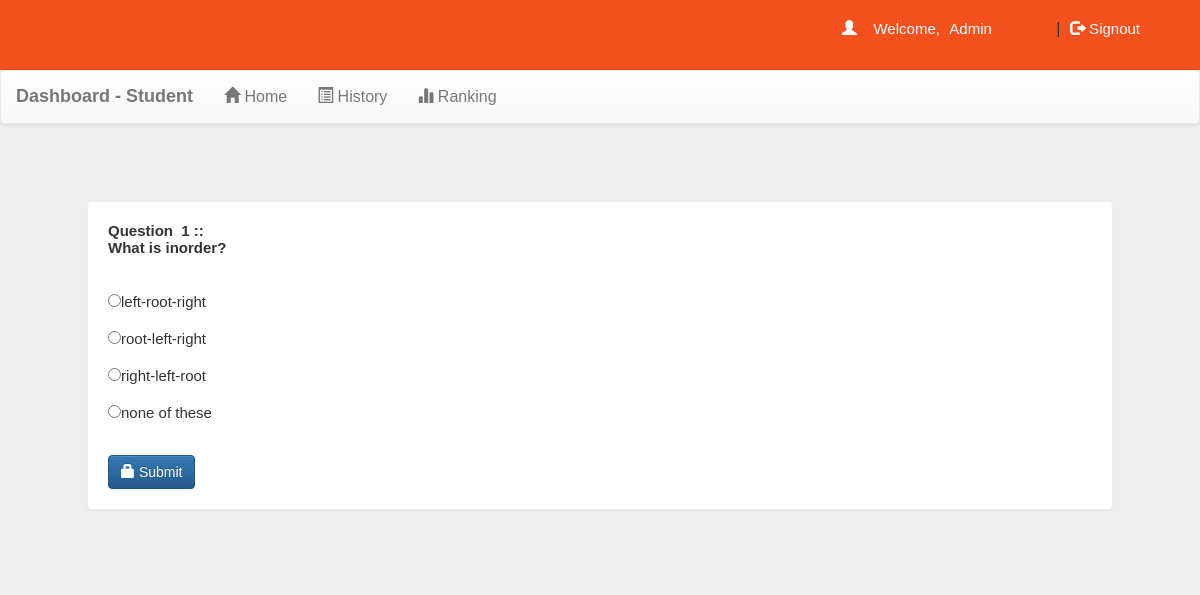
/account.php?q=quiz&step=2&eid=5bd1a1a3c5e5b&n=1&t=2&course=BTECH (signed in), run on the app's committed database.
### tables this page shows
CREATE TABLE `questions` (
    `eid` text NOT NULL,
    `qid` text NOT NULL,
    `qns` text NOT NULL,
    `choice` int(10) NOT NULL,
    `sn` int(11) NOT NULL
  );

CREATE TABLE `options` (
    `qid` varchar(50) NOT NULL,
    `option` varchar(5000) NOT NULL,
    `optionid` text NOT NULL
  );

### account.php (the view, shortened to what this page needs)
<!DOCTYPE html PUBLIC "-//W3C//DTD XHTML 1.0 Transitional//EN" "http://www.w3.org/TR/xhtml1/DTD/xhtml1-transitional.dtd">
<html xmlns="http://www.w3.org/1999/xhtml">
<head>
<link  rel="stylesheet" href="css/bootstrap.min.css"/>
 <link  rel="stylesheet" href="css/bootstrap-theme.min.css"/>
 <link rel="stylesheet" href="css/main.css">
 <link  rel="stylesheet" href="css/font.css">
</head>
<body>
<div class="header">
<div class="row" style="background-color:#f4511e;">
<div class="col-md-4 col-md-offset-2">
 <?php
 include_once 'dbConnection.php';
  if(!(isset($_SESSION['email']))){
header("location:index.php");
}
else
{
$name = $_SESSION['name'];
echo '<span class="pull-right top title1" ><span class="log1"><span class="glyphicon glyphicon-user" aria-hidden="true"></span>&nbsp;&nbsp;&nbsp;&nbsp;Welcome,</span> <a href="account.php?q=1" class="log log1">'.$name.'</a>&nbsp;|&nbsp;<a href="logout.php?q=account.php" class="log"><span class="glyphicon glyphicon-log-out" aria-hidden="true"></span>&nbsp;Signout</button></a></span>';
}?>
</div>
</div></div>
<div class="bg">
<nav class="navbar navbar-default title1">
  <div class="container-fluid">
    <div class="navbar-header">
      <a class="navbar-brand" href="account.php?q=1"><b>Dashboard - Student</b></a>
    </div>
    <div class="collapse navbar-collapse" id="bs-example-navbar-collapse-1">
      <ul class="nav navbar-nav navbar left">
        <li <?php if(@$_GET['q']==1) echo'class="active"'; ?> ><a href="course.php?q=1"><span class="glyphicon glyphicon-home" aria-hidden="true"></span>&nbsp;Home<span class="sr-only">(current)</span></a></li>
        <li <?php if(@$_GET['q']==2) echo'class="active"'; ?>><a href="account.php?q=2"><span class="glyphicon glyphicon-list-alt" aria-hidden="true"></span>&nbsp;History</a></li>
    <li <?php if(@$_GET['q']==3) echo'class="active"'; ?>><a href="account.php?q=3"><span class="glyphicon glyphicon-stats" aria-hidden="true"></span>&nbsp;Ranking</a></li>
  </ul>
      </div>
  </div>
</nav>
<div class="container">
<div class="row">
<div class="col-md-12">
<?php
if(@$_GET['q']== 'quiz' && @$_GET['step']== 2) {
$eid=@$_GET['eid'];
$sn=@$_GET['n'];
$total=@$_GET['t'];
$course=@$_GET['course'];
$q=mysqli_query($con,"SELECT * FROM questions WHERE eid='$eid' AND sn='$sn' " );
echo '<div class="panel" style="margin:5%">';
while($row=mysqli_fetch_array($q) )
{
$qns=$row['qns'];
$qid=$row['qid'];
echo '<b>Question &nbsp;'.$sn.'&nbsp;::<br />'.$qns.'</b><br /><br />';
}
$q=mysqli_query($con,"SELECT * FROM options WHERE qid='$qid' " );
echo '<form action="update.php?q=quiz&step=2&eid='.$eid.'&n='.$sn.'&t='.$total.'&qid='.$qid.'&course='.$course.'" method="POST"  class="form-horizontal">
<br />';
while($row=mysqli_fetch_array($q) )
{
$option=$row['option'];
$optionid=$row['optionid'];
echo'<input type="radio" name="ans" value="'.$optionid.'">'.$option.'<br /><br />';
}
echo'<br /><button type="submit" class="btn btn-primary"><span class="glyphicon glyphicon-lock" aria-hidden="true"></span>&nbsp;Submit</button></form></div>';
}
?>
</div></div></div></div>
</body>
</html>

### css/main.css (style rules this page uses)
body { overflow-x:hidden; width:100%; font-size: 12px !important; font-family: Montserrat, sans-serif; background:#eee; min-height:550px; background-attachment:fixed; }
.bg { min-height:540px; }
.panel { border-color:#eee; margin:40px; padding:20px; font: 15px "Century Gothic", "Times Roman", sans-serif; }
.header { background:#f4511e; height:70px; }
.title1 { font: 16px "Century Gothic", "Times Roman", sans-serif; }
.top { margin-top:20px; }
.log1 { font: 15px 'Montserrat', sans-serif; color:#fff; margin-left:10px; }
.log { margin:10px; margin-right:60px; margin-left:5px; color:#fff; text-decoration:none; font-size:20px; font-size:15px; }

### data on the page
questions: qns "What is inorder?"
options: option "left-root-right"
options: option "root-left-right"
options: option "right-left-root"
options: option "none of these"

### other printed values
$name "Admin"
